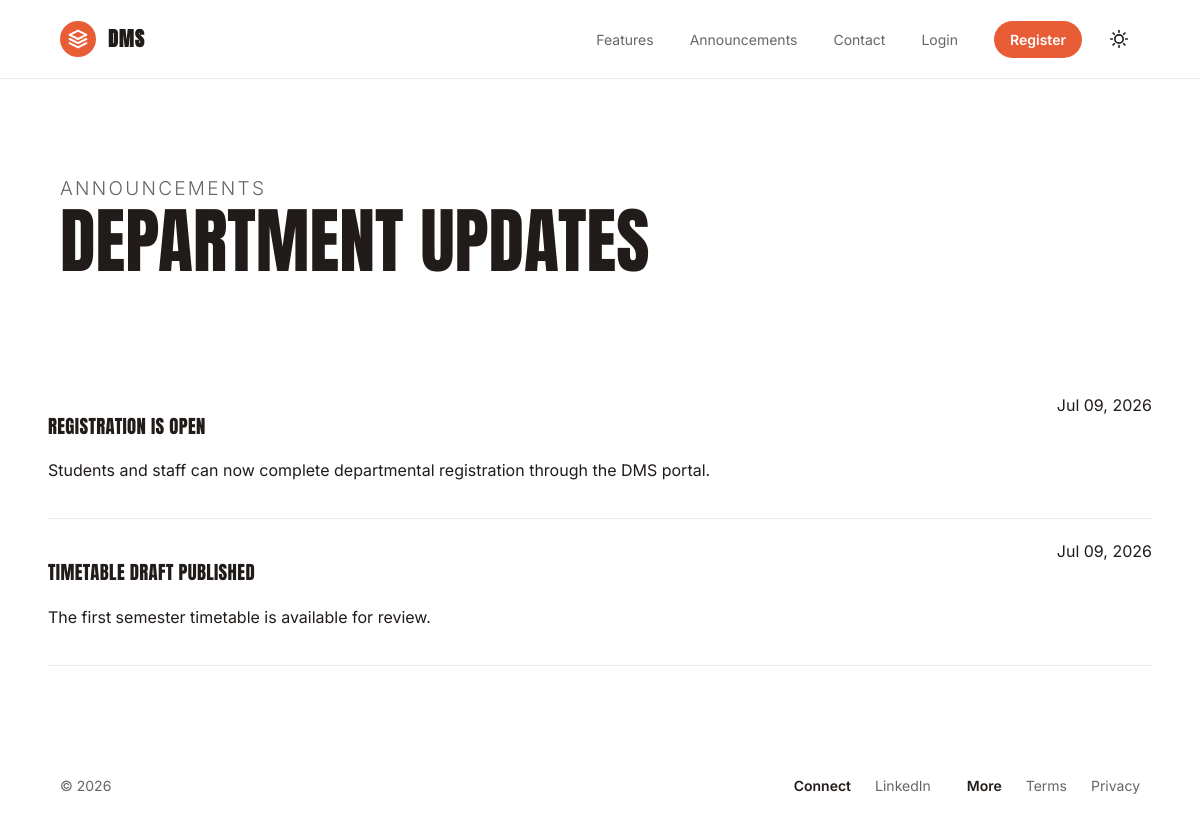
The app's page /announcements.php with its own data.
### tables this page shows
CREATE TABLE announcements (
    id INT AUTO_INCREMENT PRIMARY KEY,
    title VARCHAR(180) NOT NULL,
    body TEXT NOT NULL,
    status ENUM('draft','published','archived') DEFAULT 'draft',
    published_at TIMESTAMP NULL,
    created_by INT NULL,
    created_at TIMESTAMP DEFAULT CURRENT_TIMESTAMP,
    FOREIGN KEY (created_by) REFERENCES users(id) ON DELETE SET NULL
);

### services/DashboardService.php (called while the page is built, shortened)
<?php
final class DashboardService
{
    public function announcements(int $limit = 6): array
    {
        $statement = $this->pdo->prepare('SELECT * FROM announcements WHERE status = ? ORDER BY published_at DESC LIMIT ' . $limit);
        $statement->execute(['published']);
        return $statement->fetchAll();
    }
}

### helpers/functions.php (called while the page is built, shortened)
<?php
function e(?string $value): string
{
    return htmlspecialchars((string) $value, ENT_QUOTES, 'UTF-8');
}

### announcements.php (the view, shortened to what this page needs)
<?php
require_once __DIR__ . '/config/app.php';
require_once __DIR__ . '/services/DashboardService.php';
$service = new DashboardService($pdo);
$announcements = $service->announcements(20);
include __DIR__ . '/components/header.php';
?>
<section class="page-heading">
    <p class="eyebrow">Announcements</p>
    <h1>Department updates</h1>
</section>
<section class="list-panel">
    <?php foreach ($announcements as $announcement): ?>
        <article class="list-item">
            <div>
                <h3><?= e($announcement['title']) ?></h3>
                <p><?= e($announcement['body']) ?></p>
            </div>
            <time><?= e(date('M d, Y', strtotime($announcement['published_at']))) ?></time>
        </article>
    <?php endforeach; ?>
</section>
<?php include __DIR__ . '/components/footer.php'; ?>

### assets/css/app.css (style rules this page uses)
:root { --bg: #ffffff; --panel: #ffffff; --text: #211c19; --muted: #666666; --soft: #f8f8f8; --line: #e8e8e8; --ink: #211c19; --accent: #E85D36; --warning: #a16207; --danger: #b91c1c; --radius: 8px; --pill-radius: 9999px; }
* { box-sizing: border-box; }
html { color-scheme: light; }
body { margin: 0; background: var(--bg); color: var(--text); font-family: 'Inter', -apple-system, BlinkMacSystemFont, "Segoe UI", Roboto, Arial, sans-serif; font-weight: 400; line-height: 1.5; letter-spacing: 0; }
h1, h2, h3, h4, h5, h6 { font-family: 'Anton', sans-serif; font-weight: 400; text-transform: uppercase; letter-spacing: 0.02em; }
.home-hero h1, .page-heading h1, .workspace-heading h1 { margin: 0; font-size: clamp(44px, 6vw, 76px); line-height: 1.02; letter-spacing: 0; max-width: 820px; }
.home-intro p, .page-heading p, .section-heading p { max-width: 620px; color: var(--muted); font-size: 19px; font-weight: 300; }
.eyebrow { margin: 0; color: var(--accent); text-transform: uppercase; font-size: 11px; font-weight: 700; letter-spacing: .12em; }
.section, .page-heading, .contact-grid { padding: clamp(56px, 8vw, 96px) clamp(20px, 5vw, 72px); }
.list-panel { padding: 0 clamp(18px, 4vw, 56px) 56px; }
.list-item { display: flex; justify-content: space-between; gap: 18px; padding: 20px 0; border-bottom: 1px solid var(--line); }

### records on screen
announcements: title "REGISTRATION IS OPEN", body "Students and staff can now complete departmental registration through the DMS portal.", published_at "Jul 09, 2026"
announcements: title "TIMETABLE DRAFT PUBLISHED", body "The first semester timetable is available for review.", published_at "Jul 09, 2026"
